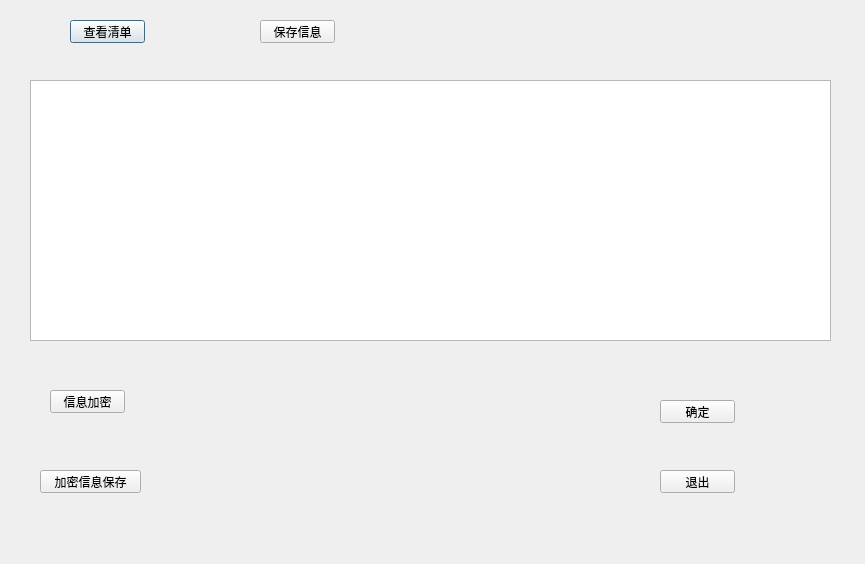
<?xml version="1.0" encoding="UTF-8"?>
<ui version="4.0">
 <class>PayDialog</class>
 <widget class="QDialog" name="PayDialog">
  <property name="geometry">
   <rect>
    <x>0</x>
    <y>0</y>
    <width>865</width>
    <height>564</height>
   </rect>
  </property>
  <property name="windowTitle">
   <string>Dialog</string>
  </property>
  <widget class="QPushButton" name="watchPushButton">
   <property name="geometry">
    <rect>
     <x>70</x>
     <y>20</y>
     <width>75</width>
     <height>23</height>
    </rect>
   </property>
   <property name="text">
    <string>查看清单</string>
   </property>
  </widget>
  <widget class="QPushButton" name="payPushButton">
   <property name="geometry">
    <rect>
     <x>660</x>
     <y>400</y>
     <width>75</width>
     <height>23</height>
    </rect>
   </property>
   <property name="text">
    <string>确定</string>
   </property>
  </widget>
  <widget class="QPushButton" name="closePushButton">
   <property name="geometry">
    <rect>
     <x>660</x>
     <y>470</y>
     <width>75</width>
     <height>23</height>
    </rect>
   </property>
   <property name="text">
    <string>退出</string>
   </property>
  </widget>
  <widget class="QPushButton" name="shaPushButton">
   <property name="geometry">
    <rect>
     <x>50</x>
     <y>390</y>
     <width>75</width>
     <height>23</height>
    </rect>
   </property>
   <property name="text">
    <string>信息加密</string>
   </property>
  </widget>
  <widget class="QPushButton" name="savePushButton">
   <property name="geometry">
    <rect>
     <x>260</x>
     <y>20</y>
     <width>75</width>
     <height>23</height>
    </rect>
   </property>
   <property name="text">
    <string>保存信息</string>
   </property>
  </widget>
  <widget class="QPushButton" name="shaSavePushButton">
   <property name="geometry">
    <rect>
     <x>40</x>
     <y>470</y>
     <width>101</width>
     <height>23</height>
    </rect>
   </property>
   <property name="text">
    <string>加密信息保存</string>
   </property>
  </widget>
  <widget class="QLabel" name="label">
   <property name="geometry">
    <rect>
     <x>190</x>
     <y>360</y>
     <width>341</width>
     <height>161</height>
    </rect>
   </property>
   <property name="text">
    <string/>
   </property>
   <property name="pixmap">
    <pixmap resource="picture.qrc">:/new/prefix0/resource/beijingjpg.jpg</pixmap>
   </property>
   <property name="scaledContents">
    <bool>true</bool>
   </property>
  </widget>
  <widget class="QPlainTextEdit" name="plainTextEdit">
   <property name="geometry">
    <rect>
     <x>30</x>
     <y>80</y>
     <width>801</width>
     <height>261</height>
    </rect>
   </property>
  </widget>
 </widget>
 <resources>
  <include location="picture.qrc"/>
 </resources>
 <connections/>
</ui>
